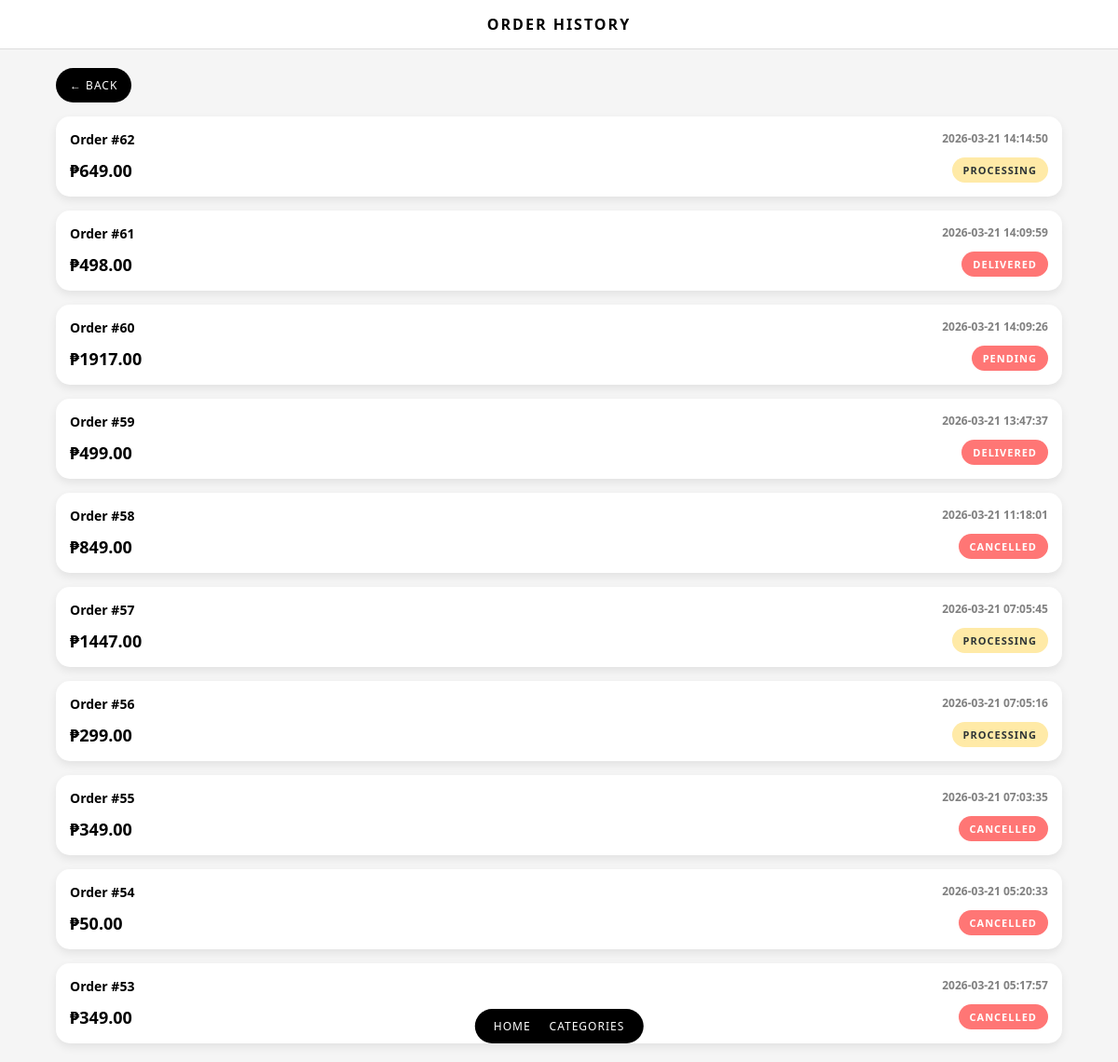
The app's page /order_history.php (signed in) with its own data.
### tables this page shows
CREATE TABLE `orders` (
  `id` int(11) NOT NULL,
  `user_id` int(11) NOT NULL,
  `fullname` varchar(255) NOT NULL,
  `address` text NOT NULL,
  `contact` varchar(50) NOT NULL,
  `total_amount` decimal(10,2) NOT NULL,
  `payment_method` varchar(50) DEFAULT 'Cash on Delivery',
  `payment_status` enum('Pending','Confirmed','Failed') DEFAULT 'Pending',
  `order_status` enum('Pending','Processing','Shipped','Delivered','Cancelled') DEFAULT 'Pending',
  `created_at` timestamp NOT NULL DEFAULT current_timestamp()
);

### order_history.php (the view, shortened to what this page needs)
<?php
include("db.php");
$user_id = $_SESSION['user_id'];
$query = "SELECT * FROM orders WHERE user_id='$user_id' ORDER BY id DESC";
$result = mysqli_query($conn, $query);
?>
<!DOCTYPE html>
<html>
<head>
</head>
<body>
<div class="header">ORDER HISTORY</div>
<div class="container">
    <a href="javascript:history.back()" class="back-btn">← BACK</a>
    <?php
    while($row = mysqli_fetch_assoc($result)) {
        $status = $row['order_status'];
        $status_class = '';
        if($status == 'Processing') $status_class = 'processing';
        elseif($status == 'Completed') $status_class = 'completed';
        else $status_class = 'pending';
    ?>
    <div class="order-card">
        <div class="order-top">
            <div class="order-id">Order #<?php echo $row['id']; ?></div>
            <div class="order-date"><?php echo $row['created_at']; ?></div>
        </div>
        <div class="order-details">
            <div class="price">₱<?php echo $row['total_amount']; ?></div>
            <div class="status <?php echo $status_class; ?>">
                <?php echo strtoupper($status); ?>
            </div>
        </div>
    </div>
    <?php } ?>
</div>
<div class="bottom-nav">
    <a href="index.php">HOME</a>
    <a href="#">CATEGORIES</a>
</div>
</body>
</html>

### order_history.php (style rules this page uses)
body { font-family: 'Segoe UI', sans-serif; background: #f5f5f5; margin: 0; }
.header { background: white; padding: 15px; text-align: center; font-weight: bold; letter-spacing: 2px; border-bottom: 1px solid #ddd; }
.container { width: 90%; margin: 20px auto; }
.back-btn { display: inline-block; margin-bottom: 15px; padding: 10px 15px; background: black; color: white; text-decoration: none; border-radius: 20px; font-size: 12px; letter-spacing: 1px; }
.order-card { background: white; border-radius: 15px; padding: 15px; margin-bottom: 15px; box-shadow: 0 4px 10px rgba(0,0,0,0.08); transition: 0.2s; }
.order-top { display: flex; justify-content: space-between; margin-bottom: 10px; font-weight: bold; }
.order-id { font-size: 14px; }
.order-date { font-size: 12px; color: gray; }
.order-details { display: flex; justify-content: space-between; align-items: center; }
.price { font-size: 18px; font-weight: bold; }
.status { padding: 6px 12px; border-radius: 20px; font-size: 11px; font-weight: bold; letter-spacing: 1px; }
.processing { background: #ffeaa7; color: #2d3436; }
.pending { background: #ff7675; color: white; }
.bottom-nav { position: fixed; bottom: 20px; left: 50%; transform: translateX(-50%); background: black; padding: 10px 20px; border-radius: 30px; display: flex; gap: 20px; }
.bottom-nav a { color: white; text-decoration: none; font-size: 12px; letter-spacing: 1px; }

### records on screen
orders: id "62", created_at "2026-03-21 14:14:50", total_amount "649.00", order_status "PROCESSING"
orders: id "61", created_at "2026-03-21 14:09:59", total_amount "498.00", order_status "DELIVERED"
orders: id "60", created_at "2026-03-21 14:09:26", total_amount "1917.00", order_status "PENDING"
orders: id "59", created_at "2026-03-21 13:47:37", total_amount "499.00", order_status "DELIVERED"
orders: id "58", created_at "2026-03-21 11:18:01", total_amount "849.00", order_status "CANCELLED"
orders: id "57", created_at "2026-03-21 07:05:45", total_amount "1447.00", order_status "PROCESSING"
orders: id "56", created_at "2026-03-21 07:05:16", total_amount "299.00", order_status "PROCESSING"
orders: id "55", created_at "2026-03-21 07:03:35", total_amount "349.00", order_status "CANCELLED"
orders: id "54", created_at "2026-03-21 05:20:33", total_amount "50.00", order_status "CANCELLED"
orders: id "53", created_at "2026-03-21 05:17:57", total_amount "349.00", order_status "CANCELLED"
